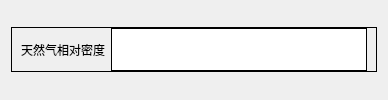
                       <widget class="QWidget" name="tab">
                        <attribute name="title">
                         <string>相对密度</string>
                        </attribute>
                        <layout class="QHBoxLayout" name="horizontalLayout_34">
                         <item>
                          <widget class="QFrame" name="frame_3">
                           <property name="maximumSize">
                            <size>
                             <width>440</width>
                             <height>45</height>
                            </size>
                           </property>
                           <property name="styleSheet">
                            <string notr="true">#frame_3{
	border:1px inset
}</string>
                           </property>
                           <property name="frameShape">
                            <enum>QFrame::StyledPanel</enum>
                           </property>
                           <property name="frameShadow">
                            <enum>QFrame::Raised</enum>
                           </property>
                           <layout class="QHBoxLayout" name="horizontalLayout_8">
                            <property name="topMargin">
                             <number>0</number>
                            </property>
                            <property name="bottomMargin">
                             <number>0</number>
                            </property>
                            <item>
                             <widget class="QLabel" name="label_7">
                              <property name="styleSheet">
                               <string notr="true">font: 14pt &quot;黑体&quot;;</string>
                              </property>
                              <property name="text">
                               <string>天然气相对密度</string>
                              </property>
                             </widget>
                            </item>
                            <item>
                             <widget class="QTextEdit" name="rEdit">
                              <property name="sizePolicy">
                               <sizepolicy hsizetype="Fixed" vsizetype="Expanding">
                                <horstretch>0</horstretch>
                                <verstretch>0</verstretch>
                               </sizepolicy>
                              </property>
                              <property name="styleSheet">
                               <string notr="true">font: 75 12pt &quot;宋体&quot;;
border-bottom: 1px solid rgb(0,0,0);

border:1px inset;
background-color: rgb(255, 255, 255);</string>
                              </property>
                             </widget>
                            </item>
                           </layout>
                          </widget>
                         </item>
                        </layout>
                       </widget>
